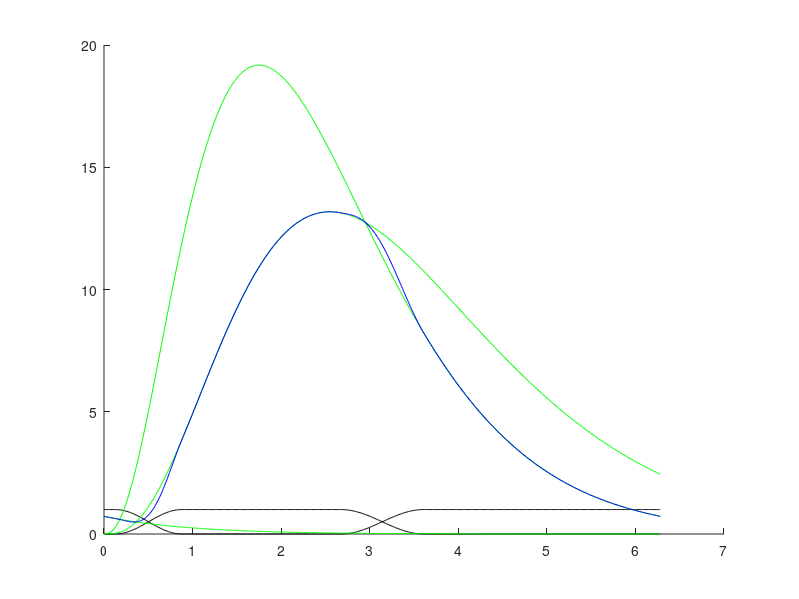
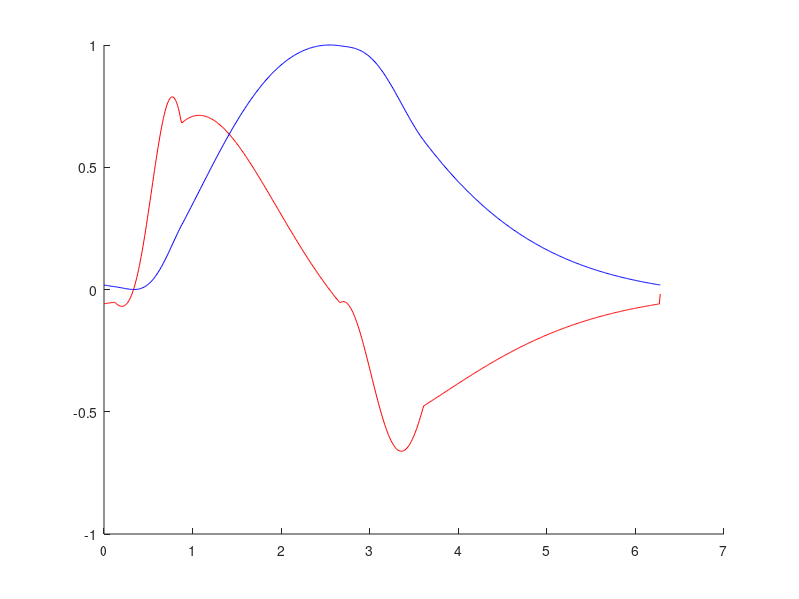
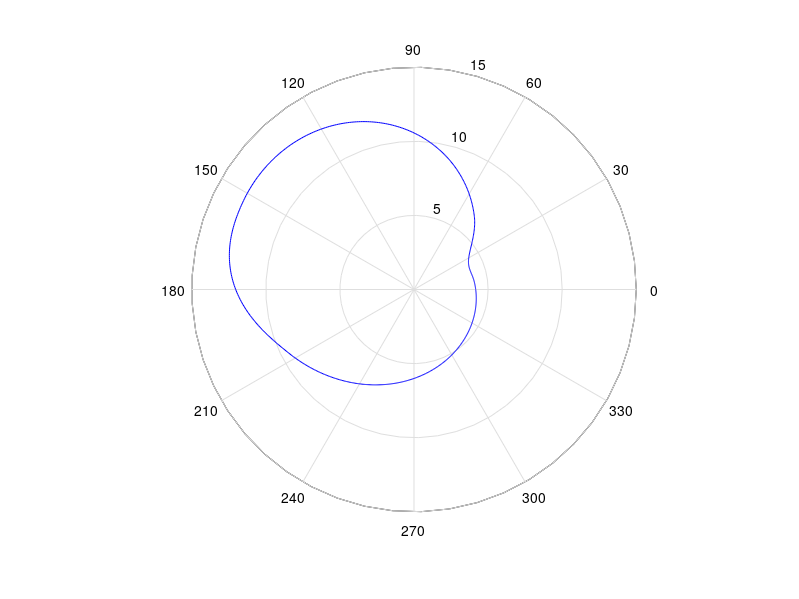
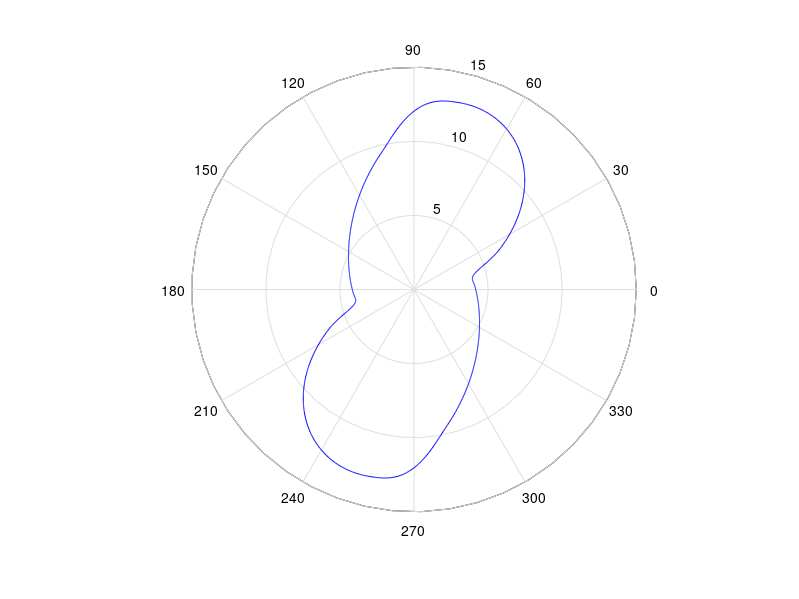

Here is the MATLAB script that generated these plots, in order:


%GEOMETRICAL PARAMETERS

l0 = 30;
h0 = 6.5;

h1 = 10;
h2 = 19;

lm = 30;
hm = 23;

lb = l0 - 8.5;

%Minimum radius of the camshaft
v = hm - h2;

%Y coordinate variation between min and max positions of the camshaft
dv = h2 - h1;


%BREATHING CYCLE PARAMETERS

%Duration of the inhale cycle / duration of the whole cycle
lambda1 = 0.50;
lambda2 = 0.08;

%Soft transition between inhale and exhale cycles
dpsi21 = 0.12;
dpsi12 = 0.15;

%Adjust parameters of the inhale curve
ga1 = 4;
gb1 = .85;
ff1 = 50;

%Adjust parametes of the exhale curve
ga2 = 3.5;
gb2 = .70;
ff2 = 55;


%GENERATION OF THE CURVES AND THE CAMSHAFT

%Time increment
dt = 0.01;

%time coordinate during the whole cycle
theta = 0:dt:2*pi;

%Generation of the soft transition between inhale and exhale curves
psi1 = [];
psi2 = [];

for i = 1:numel(theta);
    
    if theta(i) < (lambda2-dpsi21/2)*2*pi;
        psi1(i) = 0;
        
    elseif theta(i) < (lambda2+dpsi21/2)*2*pi;
        psi1(i) = 0.5 + 0.5*cos((theta(i)-(lambda2+dpsi21/2)*2*pi)/(2*dpsi21));
        
    elseif theta(i) < (lambda1-dpsi12/2)*2*pi;
        psi1(i) = 1;
        
    elseif theta(i) < (lambda1+dpsi12/2)*2*pi;
        psi1(i) = 0.5 - 0.5*cos((theta(i)-(lambda1+dpsi12/2)*2*pi)/(2*dpsi12));
                
    else
        psi1(i) = 0;
        
    end;
    
    psi2(i) = 1 - psi1(i);
    
end;    


%Generation of the complete breathing cycle rho(theta)

rho = [];
rho1 = [];
rho2 = [];
rho2next = [];

rhomin = 1000;
rhomax = 0;

for i = 1:numel(theta);
    
    %Inhale curve
    rho1(i) = ff1*gampdf(theta(i), ga1, gb1);
    
    %Exhale curve
    rho2(i) = ff2*gampdf(theta(i), ga2, gb2);
    rho2next(i) = ff2*gampdf(theta(i)+2*pi, ga2, gb2);
    
    if theta(i) < lambda1*pi    
        rho(i) = psi1(i)*rho1(i) + psi2(i)*rho2next(i);
    
    else
        rho(i) = psi1(i)*rho1(i) + psi2(i)*rho2(i);
    
    end;
    
    %Capturing min and max in order to generate the normalized curve
    if rho(i) > rhomax
        rhomax = rho(i);
    end;
    
    if rho(i) < rhomin
        rhomin = rho(i);
    end;

end;


%Generation of a normalised curve and camshaft

rhonorm = [];
rhocam = [];

for i = 1:numel(theta);
    
    rhonorm(i) = (rho(i)-rhomin)/(rhomax-rhomin);
    
    rhocam(i) = v + rhonorm(i)*dv;
    
end;


%Generation of the first derivate of the camshaft geometry to analize and
%validate the design

drho = [];
drhonorm = [];
drhocam = [];

a = v;
b = 1/dt;

for i = 1 : numel(rho)-1;
    
    drho(i) = b*(rho(i+1)-rho(i));
    drhonorm(i) = b*(rhonorm(i+1)-rhonorm(i));
    drhocam(i) = b*(rhocam(i+1)-rhocam(i)) + a;
    
end;

drho(numel(rho)) = b*(rho(1)-rho(numel(rho)));
drhonorm(numel(rhonorm)) = b*(rhonorm(1)-rhonorm(numel(rhonorm)));
drhocam(numel(rhocam)) = b*(rhocam(1)-rhocam(numel(rhocam))) + a;


%X and Y coordinates during two cycles (for 2-cycle camshaft plot)

theta2 = [theta/2, (2*pi+theta)/2];

rhocam2 = [rhocam, rhocam];
drhocam2 = [drho, drho];


%X and Y coordinates during three cycles (for 3-cycle camshaft plot)

theta3 = [theta/3, (2*pi+theta)/3, (4*pi+theta)/3];

rhocam3 = [rhocam, rhocam, rhocam];
drhocam3 = [drho, drho, drho];



%GENERATION OF THE PLOTS

%Trying to print it out in real size (FAIL)
%set(gcf,'PaperUnits','centimeters'); 
%set(gcf,'PaperSize',[42 29.7]);

%Plot of the breathing cycle interpolation by curves

fcycle = figure('Name', 'Breath Cycle curves', 'Units', 'centimeters', 'NumberTitle', 'off');

hold on
plot(theta, psi1, '-k')
plot(theta, psi2, '-k')
plot(theta, rho1, '-g')
plot(theta, rho2, '-g')
plot(theta, rho2next, '-g')
%plot(theta, drho, '-r')
plot(theta, rho, '-b')
hold off

set(gcf,'PaperUnits','centimeters', 'PaperSize', [42/2 27.9/2]);
set(gcf, 'units', 'centimeters', 'position', [0, 0, 27.9, 27.9]);
fcam3 = gcf;


%Plot of the normalized breathing cycle and first derivate

fnorm = figure('Name', 'Normalized Breath Cycle', 'Units', 'centimeters', 'NumberTitle', 'off');

hold on
plot(theta, drhonorm, '-r')
plot(theta, rhonorm, '-b')
hold off

set(gcf,'PaperUnits','centimeters', 'PaperSize', [42/2 27.9/2]);
set(gcf, 'units', 'centimeters', 'position', [0, 0, 27.9, 27.9]);
fcam3 = gcf;


%Plot of a 1-cycle camshaft

fcam1 = figure('Name', '1-Cycle Camshaft', 'Units', 'centimeters', 'NumberTitle', 'off');

%hold on
%polar(theta, drhocam, '-r')
polar(theta, rhocam, '-b')
%hold off

set(gcf,'PaperUnits','centimeters', 'PaperSize', [42 27.9]);
set(gcf, 'units', 'centimeters', 'position', [0, 0, 27.9, 27.9]);
fcam3 = gcf;


%Plot of a 2-cycle camshaft

fcam2 = figure('Name', '2-Cycle', 'Units', 'centimeters', 'NumberTitle', 'off');

%hold on;
%polar(theta, drhocam2, '-r')
polar(theta2, rhocam2, '-b')
%hold off;

set(gcf,'PaperUnits','centimeters', 'PaperSize', [42 27.9]);
set(gcf, 'units', 'centimeters', 'position', [0, 0, 27.9, 27.9]);
fcam3 = gcf;


%Plot of a 3-cycle camshaft

fcam3 = figure('Name', '3-Cycle', 'Units', 'centimeters', 'NumberTitle', 'off');

%hold on;
%polar(theta,drhocam3)
polar(theta3, rhocam3)
%hold off;

set(gcf,'PaperUnits','centimeters', 'PaperSize', [42 27.9]);
set(gcf, 'units', 'centimeters', 'position', [0, 0, 27.9, 27.9]);
fcam3 = gcf;

% The OxyGEN proyect by Profoty.xyz
% Together against the Covid-19
% V4.0 rev.17/03/2020
% 
% Website/blog: oxygen.protofy.xyz
% Contact: oxygen@protofy.xyz
